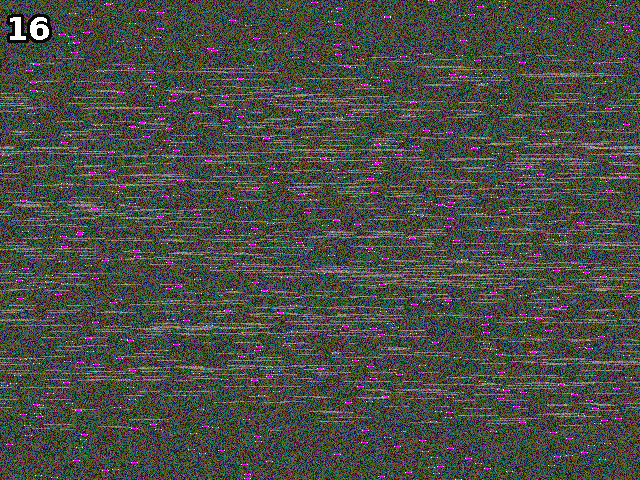
#> input picture data/level_16/mozart.gif, 640 x 480 px, found by its file name
$ python level_16.py
#> lines starting #> are read from the running program, lines starting #| are printed output that depends on the picture
### utils/helpers.py
import bz2
import requests
from PIL import Image, ExifTags


def get_image_metadata(image_path):
    metadata = {}

    with Image.open(image_path) as img:
        # Basic metadata
#> img is the input picture: PIL image 640x480 P; mean R, G, B 74.6, 76.9, 70.2
        metadata["format"] = img.format
        metadata["mode"] = img.mode
        metadata["size"] = img.size  # (width, height)

        # Extract EXIF data (JPEG and some TIFFs)
        if img.format == "JPEG" or img.format == "TIFF":
            exif_data = img._getexif()
            if exif_data:
                exif = {}
                for tag, value in exif_data.items():
                    decoded_tag = ExifTags.TAGS.get(tag, tag)
                    exif[decoded_tag] = value
                metadata["exif"] = exif

        # Extract PNG text and color info
        if img.format == "PNG":
            png_info = img.info
            metadata["gamma"] = png_info.get("gamma")
            metadata["icc_profile"] = png_info.get("icc_profile")
            metadata["text"] = png_info.get("text")  # Embedded text fields

        # Extract GIF frame data
        if img.format == "GIF":
            metadata["n_frames"] = img.n_frames
            gif_info = img.info
#> gif_info = 3 items
            metadata["background"] = gif_info.get("background")
            metadata["loop"] = gif_info.get("loop")  # Loop count
            metadata["duration"] = gif_info.get("duration")  # Frame duration (ms)

    for key, value in metadata.items():
        print(f"{key}: {value}")
#> this loop made 7 passes
#> (key, value) on passes 1 to 7: ('format', 'GIF'), ('mode', 'P'), ('size', (640, 480)), ('n_frames', 1), ('background', 253), ('loop', None), ('duration', None)
#| format: GIF
#| mode: P
#| size: (640, 480)
#| n_frames: 1
#| background: 253
#| loop: None
#| duration: None

    return metadata


# [38 lines left out: functions check_cookies, decode_bz2, xmlrpc_get_methods, not called in this run]

### levels/level_16.py
from pathlib import Path
from PIL import Image

from utils.helpers import get_image_metadata


# level url: http://www.pythonchallenge.com/pcc/return/mozart.html
# Level title: "let me get this straight"
# Hint: Doesn't seem to be a hint.

# Image is a TV static looking picture with some pink marks on
# It is a gif

# What do we have to straighten out?

# What does Mozart have to do with it? Do we have to 'compose' something?

# Ideas:
# We have to compose functions to call each other
# We have to create a moving gif from the static gif
# It looks like there is only one line of pink pixels per row
# Do we have to adjust each row horizontally so they display in a vertical line?

IMAGE_PATH = Path("data/level_16/mozart.gif")
OUTPUT_PATH = Path("data/level_16/output/output.gif")


def get_adjusted_coordinate(x_coord, offset, limit):
    return (x_coord - offset) % limit


def straighten_pixels(img_path):

    metadata = get_image_metadata(img_path)
#> metadata = 7 items

    width, height = metadata["size"]
#> width = 640; height = 480

    with Image.open(img_path) as im:

        # Issue with image when in P mode
        if im.mode == "P":
            im = im.convert("RGB")

        pixels = im.load()

        # Create a new blank image with the same size and mode as the input
        output_image = Image.new(im.mode, (width, height))
#> output_image: PIL image 640x480 RGB; every value is 0
        output_pixels = output_image.load()

        offset_values = {}

        # For each row of pixels, get the offset of the pink pixels from 0 position
        for y in range(height):
            for x in range(width):
                pixel = pixels[x, y]

                if pixels[x, y] == (255, 0, 255):
                    current_offset = -x
                    offset_values[y] = current_offset

                output_pixels[x, y] = pixel

            if offset_values.get(y) is None:
                offset_values[y] = 0
#> after the loop, offset_values = 480 items

        # For each row of pixels, write according to the offset
        for y in range(height):
            for x in range(width):

                current_offset = get_adjusted_coordinate(x, offset_values[y], width)
                output_pixels[x, y] = im.getpixel((current_offset, y))

        output_image.save(OUTPUT_PATH)
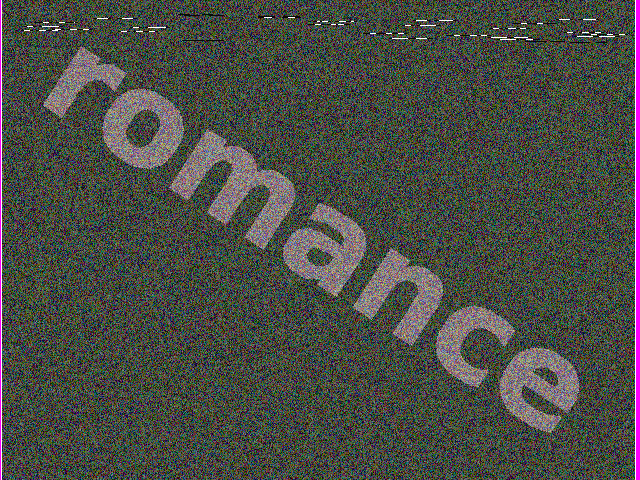
#> saved as output.gif: PIL image 640x480 RGB; mean R, G, B 74.6, 76.9, 70.2


def main():
    straighten_pixels(IMAGE_PATH)


if __name__ == "__main__":
    main()
